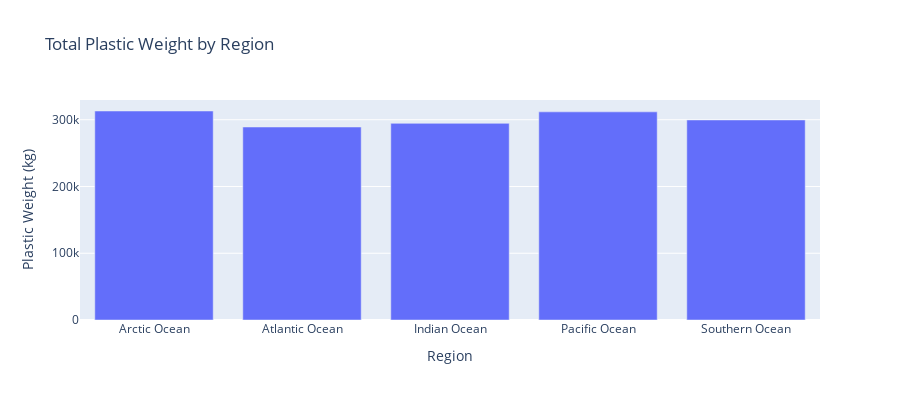

Here is the notebook cell this chart was saved with:
### Code cell
# Quick overview of plastic weight by region
region_summary = df.groupby('Region')['Plastic_Weight_kg'].sum().reset_index()

fig = px.bar(region_summary, x='Region', y='Plastic_Weight_kg',
             title='Total Plastic Weight by Region',
             labels={'Plastic_Weight_kg':'Plastic Weight (kg)'},
             height=400)
fig.show()

### Figure 1 — Plotly figure (JSON) as saved in the notebook; plotly's stock layout.template omitted (floating-point values rounded to 4 significant figures)
{"data": [{"alignmentgroup": "True", "hovertemplate": "Region=%{x}<br>Plastic Weight (kg)=%{y}<extra></extra>", "legendgroup": "", "marker": {"color": "#636efa", "pattern": {"shape": ""}}, "name": "", "offsetgroup": "", "orientation": "v", "showlegend": false, "textposition": "auto", "type": "bar", "x": ["Arctic Ocean", "Atlantic Ocean", "Indian Ocean", "Pacific Ocean", "Southern Ocean"], "xaxis": "x", "y": [313100.0, 289100.0, 294600.0, 311800.0, 299700.0], "yaxis": "y"}], "layout": {"barmode": "relative", "height": 400, "legend": {"tracegroupgap": 0}, "title": {"text": "Total Plastic Weight by Region"}, "xaxis": {"anchor": "y", "domain": [0, 1], "title": {"text": "Region"}}, "yaxis": {"anchor": "x", "domain": [0, 1], "title": {"text": "Plastic Weight (kg)"}}}}
